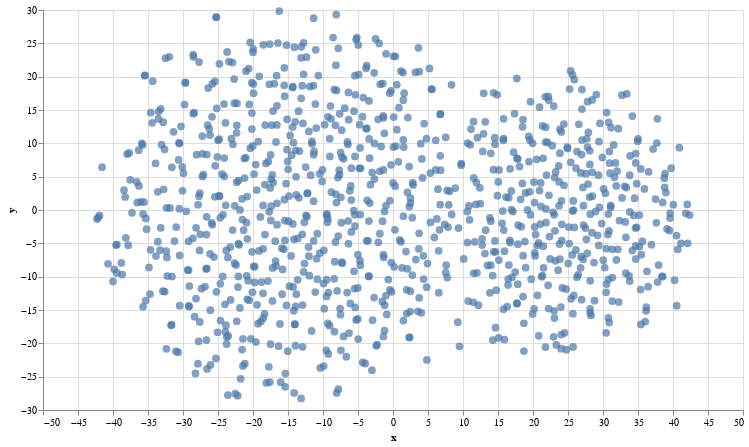

Notebook code for this chart:
### Code cell
alt.Chart(df).mark_circle(size=60).encode(
    x='x',
    y='y',
).properties(width=700, height=400)

### Figure 1 — Vega-Lite specification as saved in the notebook (floating-point values rounded to 4 significant figures; data arrays with more than 128 entries replaced by an {"elided": "..."} marker saying what was removed)
{"config": {"view": {"continuousWidth": 400, "continuousHeight": 300}}, "data": {"name": "data-fa7d46414add612c03e9d035348702b8"}, "mark": {"type": "circle", "size": 60}, "encoding": {"x": {"field": "x", "type": "quantitative"}, "y": {"field": "y", "type": "quantitative"}}, "height": 400, "width": 700, "$schema": "https://vega.github.io/schema/vega-lite/v4.17.0.json", "datasets": {"data-fa7d46414add612c03e9d035348702b8": {"elided": "1000 records"}}}
